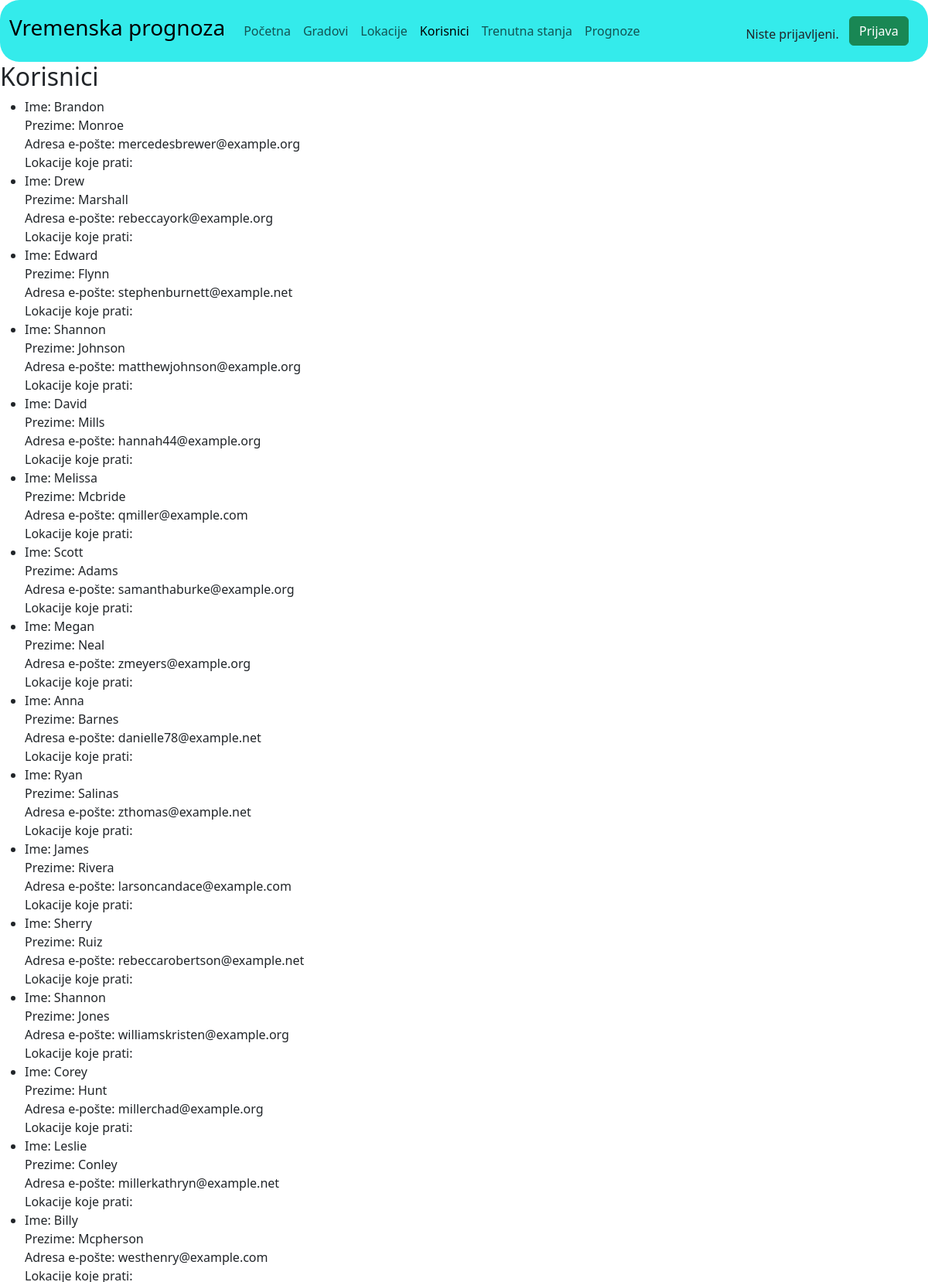
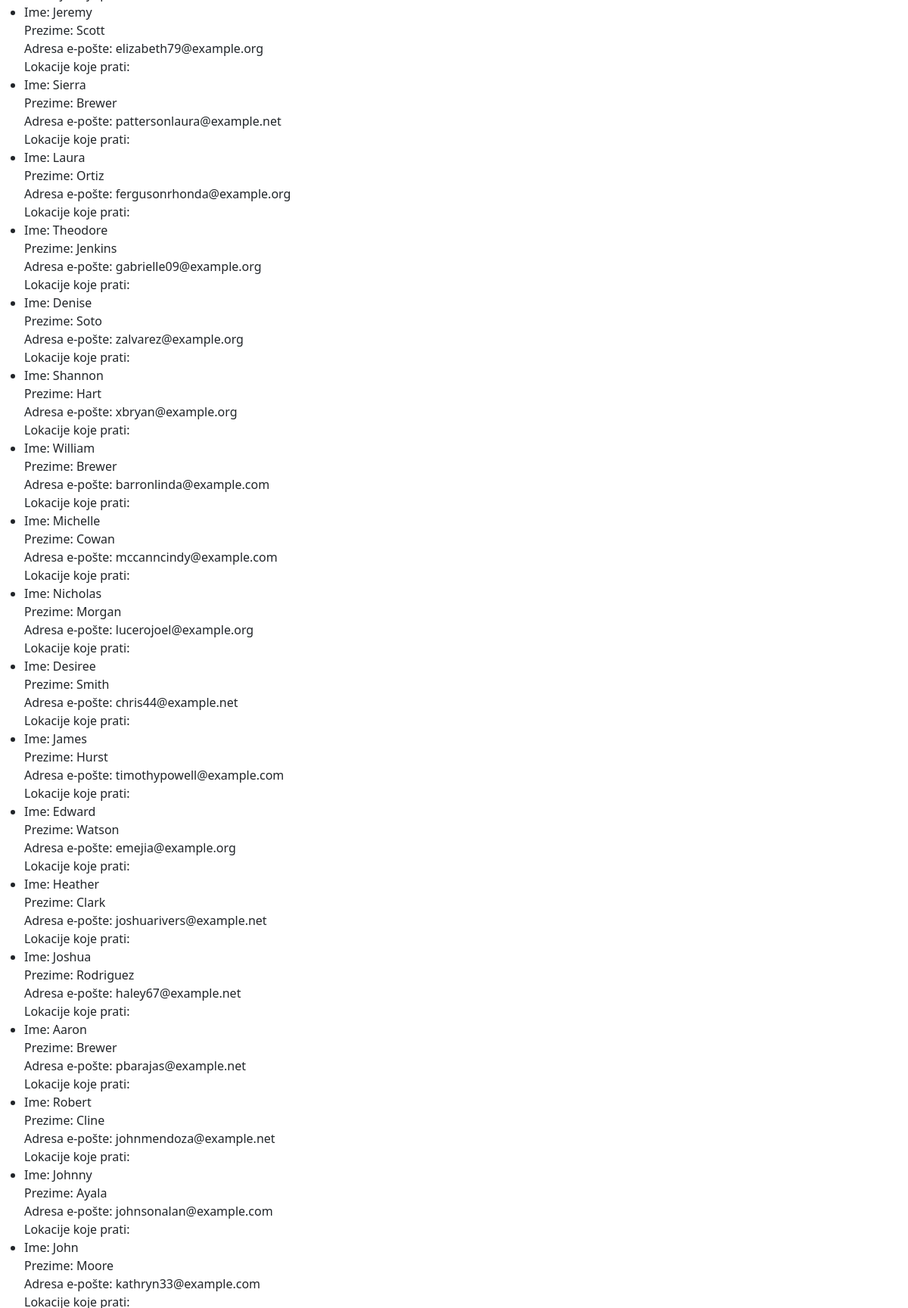
Page /korisnici (upper part) on the committed database (2 pictures, top to bottom).
### main/models.py (models this page shows, shortened)
class Korisnik(models.Model):
    ime = models.CharField("Ime", max_length=64)
    prezime = models.CharField("Prezime", max_length=64)
    email = models.EmailField("Email", blank=False, null=False, unique=True)
    fav_lokacije = models.ManyToManyField(Lokacija, blank=True)

### main/views.py (the view)
# urls.py: path('korisnici', views.KorisnikList.as_view(), name='korisnici'),
class KorisnikList(ListView):
    model = Korisnik

### main/templates/main/korisnik_list.html (shortened to what this page needs)
<head>
    <link href="https://cdn.jsdelivr.net/npm/bootstrap@5.3.0-alpha1/dist/css/bootstrap.min.css" rel="stylesheet">
</head>
<nav class="navbar navbar-expand-lg" style="background-color: #34ebeb;border-radius: 25px;">
    <div class="container-fluid">
      <a class="navbar-brand" href="#"><h3>Vremenska prognoza</h3></a>
      <div class="collapse navbar-collapse" id="navbarSupportedContent">
        <ul class="navbar-nav me-auto mb-2 mb-lg-0">
          <li class="nav-item">
            <a class="nav-link" aria-current="page" href="/">Početna</a>
          </li>
          <li class="nav-item">
            <a class="nav-link" aria-current="page" href="/gradovi">Gradovi</a>
          </li>
          <li class="nav-item">
            <a class="nav-link" aria-current="page" href="/lokacije">Lokacije</a>
          </li>
          <li class="nav-item">
            <a class="nav-link active" aria-current="page" href="/korisnici">Korisnici</a>
          </li>
          <li class="nav-item">
            <a class="nav-link" aria-current="page" href="/trenutnavremena">Trenutna stanja</a>
          </li>
          <li class="nav-item">
            <a class="nav-link" aria-current="page" href="/prognoze">Prognoze</a>
          </li>
        </ul>
        <div class="nav-link disabled" style="margin-right: 10pt;">
            {% if user.is_authenticated %}
                <br/>
                <p>Vaše ime: {{ user.username }}</p>
            {% else %}
                <br/>
                <p>Niste prijavljeni.</p>
            {% endif %}
        </div>
        {% if user.is_authenticated %}
            <a class="btn btn-danger" style="margin-right: 10pt;" href="/odjava">Odjava</a></br>
        {% else %}
            <a class="btn btn-success" style="margin-right: 10pt;" href="/accounts/login">Prijava</a></br>
        {% endif %}
      </div>
    </div>
  </nav>
{% block content %}
    <h2>Korisnici</h2>
    <ul>
        {% for el in object_list %}
            <li>
                Ime: {{ el.ime }}<br>
                Prezime: {{ el.prezime }}<br>
                Adresa e-pošte: {{ el.email }}<br>
                Lokacije koje prati:<br>
            </li>
        {% endfor %}
    </ul>
{% endblock %}

### rows in the picture
Korisnik: ime "Brandon", prezime "Monroe", email "mercedesbrewer@example.org"
Korisnik: ime "Drew", prezime "Marshall", email "rebeccayork@example.org"
Korisnik: ime "Edward", prezime "Flynn", email "stephenburnett@example.net"
Korisnik: ime "Shannon", prezime "Johnson", email "matthewjohnson@example.org"
Korisnik: ime "David", prezime "Mills", email "hannah44@example.org"
Korisnik: ime "Melissa", prezime "Mcbride", email "qmiller@example.com"
Korisnik: ime "Scott", prezime "Adams", email "samanthaburke@example.org"
Korisnik: ime "Megan", prezime "Neal", email "zmeyers@example.org"
Korisnik: ime "Anna", prezime "Barnes", email "danielle78@example.net"
Korisnik: ime "Ryan", prezime "Salinas", email "zthomas@example.net"
Korisnik: ime "James", prezime "Rivera", email "larsoncandace@example.com"
Korisnik: ime "Sherry", prezime "Ruiz", email "rebeccarobertson@example.net"
Korisnik: ime "Shannon", prezime "Jones", email "williamskristen@example.org"
Korisnik: ime "Corey", prezime "Hunt", email "millerchad@example.org"
Korisnik: ime "Leslie", prezime "Conley", email "millerkathryn@example.net"
Korisnik: ime "Billy", prezime "Mcpherson", email "westhenry@example.com"
Korisnik: ime "Jeremy", prezime "Scott", email "elizabeth79@example.org"
Korisnik: ime "Sierra", prezime "Brewer", email "pattersonlaura@example.net"
Korisnik: ime "Laura", prezime "Ortiz", email "fergusonrhonda@example.org"
Korisnik: ime "Theodore", prezime "Jenkins", email "gabrielle09@example.org"
Korisnik: ime "Denise", prezime "Soto", email "zalvarez@example.org"
Korisnik: ime "Shannon", prezime "Hart", email "xbryan@example.org"
Korisnik: ime "William", prezime "Brewer", email "barronlinda@example.com"
Korisnik: ime "Michelle", prezime "Cowan", email "mccanncindy@example.com"
Korisnik: ime "Nicholas", prezime "Morgan", email "lucerojoel@example.org"
Korisnik: ime "Desiree", prezime "Smith", email "chris44@example.net"
Korisnik: ime "James", prezime "Hurst", email "timothypowell@example.com"
Korisnik: ime "Edward", prezime "Watson", email "emejia@example.org"
Korisnik: ime "Heather", prezime "Clark", email "joshuarivers@example.net"
Korisnik: ime "Joshua", prezime "Rodriguez", email "haley67@example.net"
Korisnik: ime "Aaron", prezime "Brewer", email "pbarajas@example.net"
Korisnik: ime "Robert", prezime "Cline", email "johnmendoza@example.net"
Korisnik: ime "Johnny", prezime "Ayala", email "johnsonalan@example.com"
Korisnik: ime "John", prezime "Moore", email "kathryn33@example.com"
